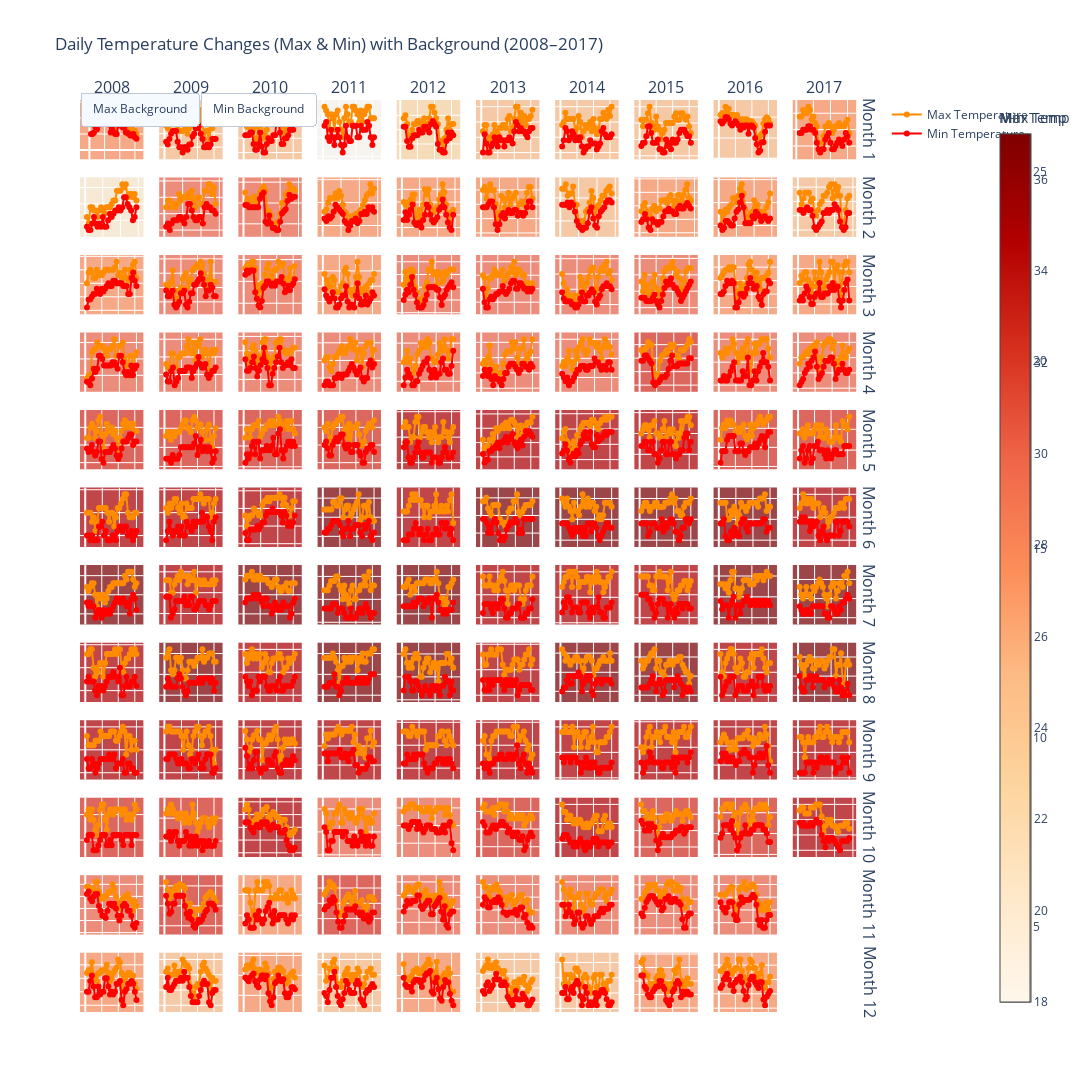

The code cell stored with this chart in its notebook:
### Markdown cell above
# Level 2 Challenge: Improvement of the Year/Month Heatmap

### Code cell
import pandas as pd
import plotly.graph_objects as go
from plotly.subplots import make_subplots
import plotly.express as px

def load_and_prepare_data(csv_path, start_year=2008, end_year=2017):
    df = pd.read_csv(csv_path)
    df["date"] = pd.to_datetime(df["date"])
    df = df[(df["date"].dt.year >= start_year) & (df["date"].dt.year <= end_year)]
    df["year"] = df["date"].dt.year
    df["month"] = df["date"].dt.month
    return df

def aggregate_monthly(df):
    agg_max = df.groupby(["year", "month"])["max_temperature"].max().reset_index()
    agg_min = df.groupby(["year", "month"])["min_temperature"].min().reset_index()
    agg_max_dict = {(row["year"], row["month"]): row["max_temperature"] for idx, row in agg_max.iterrows()}
    agg_min_dict = {(row["year"], row["month"]): row["min_temperature"] for idx, row in agg_min.iterrows()}
    return agg_max, agg_min, agg_max_dict, agg_min_dict

def get_color_from_value(v, vmin, vmax, colorscale):
    norm = (v - vmin) / (vmax - vmin) if vmax > vmin else 0.5
    idx = int(round(norm * (len(colorscale)-1)))
    idx = max(0, min(idx, len(colorscale)-1))
    return colorscale[idx]

def create_background_shapes(fig, years, months, agg_dict, vmin, vmax, colorscale, opacity=0.7):
    shapes = []
    n_cols = len(years)
    for i, month in enumerate(months, start=1):
        for j, year in enumerate(years, start=1):
            subplot_index = (i - 1) * n_cols + j
            if subplot_index == 1:
                xaxis_id = "xaxis"
                yaxis_id = "yaxis"
            else:
                xaxis_id = f"xaxis{subplot_index}"
                yaxis_id = f"yaxis{subplot_index}"
            try:
                x_domain = fig.layout[xaxis_id].domain
                y_domain = fig.layout[yaxis_id].domain
            except Exception:
                continue
            agg_val = agg_dict.get((year, month), None)
            fillcolor = get_color_from_value(agg_val, vmin, vmax, colorscale) if agg_val is not None else "rgba(0,0,0,0)"
            shape = dict(
                type="rect",
                xref="paper",
                yref="paper",
                x0=x_domain[0],
                x1=x_domain[1],
                y0=y_domain[0],
                y1=y_domain[1],
                fillcolor=fillcolor,
                opacity=opacity,
                layer="below",
                line_width=0
            )
            shapes.append(shape)
    return shapes

def create_dummy_trace(vmin, vmax, title, colorscale, colorbar_x):
    dummy = go.Scatter(
        x=[0],
        y=[0],
        mode="markers",
        marker=dict(
            size=10,
            color=[(vmin + vmax) / 2],
            colorscale=colorscale,
            cmin=vmin,
            cmax=vmax,
            showscale=True,
            colorbar=dict(title=title, x=colorbar_x)
        ),
        showlegend=False,
        hoverinfo="none",
        opacity=0
    )
    return dummy

def build_figure(df, agg_max, agg_min, agg_max_dict, agg_min_dict):
    colorscale = px.colors.sequential.OrRd
    years = sorted(df["year"].unique())
    months = list(range(1, 13))
    n_cols = len(years)
    n_rows = len(months)

    fig = make_subplots(
        rows=n_rows, cols=n_cols,
        shared_xaxes=False, shared_yaxes=False,
        horizontal_spacing=0.02, vertical_spacing=0.02,
        start_cell="top-left",
        row_titles=[f"Month {m}" for m in months],
        column_titles=[str(year) for year in years]
    )

    # Plot mini line charts.
    for i, month in enumerate(months, start=1):
        for j, year in enumerate(years, start=1):
            df_cell = df[(df["year"] == year) & (df["month"] == month)]
            if df_cell.empty:
                continue
            days = df_cell["date"].dt.day
            fig.add_trace(
                go.Scatter(
                    x=days,
                    y=df_cell["max_temperature"],
                    mode="lines+markers",
                    line=dict(color="darkorange"),
                    name="Max Temperature" if (i == 1 and j == 1) else None,
                    showlegend=(i == 1 and j == 1),
                    hovertemplate="Day: %{x}<br>Max Temp: %{y}<extra></extra>"
                ),
                row=i, col=j
            )
            fig.add_trace(
                go.Scatter(
                    x=days,
                    y=df_cell["min_temperature"],
                    mode="lines+markers",
                    line=dict(color="red"),
                    name="Min Temperature" if (i == 1 and j == 1) else None,
                    showlegend=(i == 1 and j == 1),
                    hovertemplate="Day: %{x}<br>Min Temp: %{y}<extra></extra>"
                ),
                row=i, col=j
            )

    # Background shapes.
    vmin_max, vmax_max = agg_max["max_temperature"].min(), agg_max["max_temperature"].max()
    vmin_min, vmax_min = agg_min["min_temperature"].min(), agg_min["min_temperature"].max()

    shapes_max = create_background_shapes(fig, years, months, agg_max_dict, vmin_max, vmax_max, colorscale)
    shapes_min = create_background_shapes(fig, years, months, agg_min_dict, vmin_min, vmax_min, colorscale)

    fig.update_layout(shapes=shapes_max)

    # Dummy traces for color bars.
    dummy_max = create_dummy_trace(vmin_max, vmax_max, "Max Temp", colorscale, colorbar_x=1.15)
    dummy_min = create_dummy_trace(vmin_min, vmax_min, "Min Temp", colorscale, colorbar_x=1.15)

    N = len(fig.data)  # number of mini line chart traces
    fig.add_trace(dummy_max)
    fig.add_trace(dummy_min)

    # Toggle buttons.
    fig.update_layout(
        updatemenus=[
            dict(
                type="buttons",
                direction="right",
                buttons=[
                    dict(
                        label="Max Background",
                        method="update",
                        args=[
                            {"visible": [True] * N + [True, False]},
                            {"shapes": shapes_max, "title": "Daily Temperature with Max Background"}
                        ]
                    ),
                    dict(
                        label="Min Background",
                        method="update",
                        args=[
                            {"visible": [True] * N + [False, True]},
                            {"shapes": shapes_min, "title": "Daily Temperature with Min Background"}
                        ]
                    )
                ],
                pad={"r": 10, "t": 10},
                showactive=True,
                x=0.0,
                xanchor="left",
                y=1.02,
                yanchor="top"
            )
        ]
    )

    fig.update_layout(
        height=1200,
        width=1600,
        title="Daily Temperature Changes (Max & Min) with Background (2008–2017)",
        showlegend=True,
        margin=dict(r=150)
    )

    # Optionally, hide tick labels.
    for key in fig['layout']:
        if key.startswith("xaxis") or key.startswith("yaxis"):
            fig['layout'][key].update(showticklabels=False)

    return fig

# --- Main Execution ---
csv_path = "temperature_daily.csv"
df3 = load_and_prepare_data(csv_path)
agg_max, agg_min, agg_max_dict, agg_min_dict = aggregate_monthly(df3)
fig = build_figure(df3, agg_max, agg_min, agg_max_dict, agg_min_dict)
fig.show()
